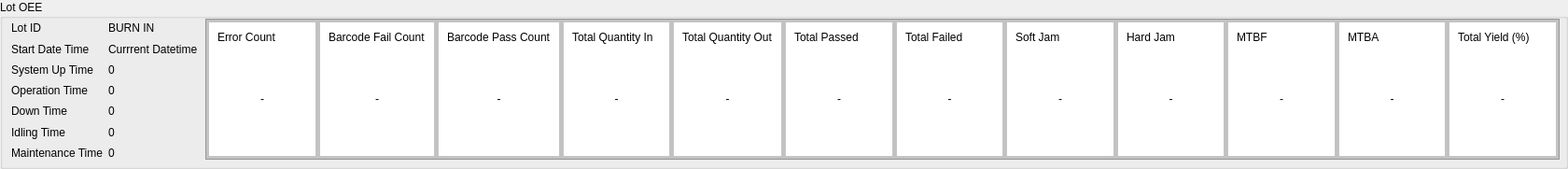
                <widget class="QGroupBox" name="Lot_OEE_group">
                 <property name="styleSheet">
                  <string notr="true"/>
                 </property>
                 <property name="title">
                  <string>Lot OEE</string>
                 </property>
                 <property name="flat">
                  <bool>false</bool>
                 </property>
                 <widget class="QFrame" name="frame_27">
                  <property name="geometry">
                   <rect>
                    <x>220</x>
                    <y>20</y>
                    <width>1451</width>
                    <height>151</height>
                   </rect>
                  </property>
                  <property name="styleSheet">
                   <string notr="true">background-color: rgb(194, 194, 194);</string>
                  </property>
                  <property name="frameShape">
                   <enum>QFrame::StyledPanel</enum>
                  </property>
                  <property name="frameShadow">
                   <enum>QFrame::Raised</enum>
                  </property>
                  <layout class="QHBoxLayout" name="horizontalLayout_21">
                   <property name="spacing">
                    <number>3</number>
                   </property>
                   <property name="leftMargin">
                    <number>2</number>
                   </property>
                   <property name="topMargin">
                    <number>2</number>
                   </property>
                   <property name="rightMargin">
                    <number>2</number>
                   </property>
                   <property name="bottomMargin">
                    <number>2</number>
                   </property>
                   <item>
                    <widget class="QFrame" name="frame_31">
                     <property name="styleSheet">
                      <string notr="true">background-color: rgb(255, 255, 255);</string>
                     </property>
                     <property name="frameShape">
                      <enum>QFrame::StyledPanel</enum>
                     </property>
                     <property name="frameShadow">
                      <enum>QFrame::Raised</enum>
                     </property>
                     <layout class="QVBoxLayout" name="verticalLayout_17" stretch="0,1">
                      <item>
                       <widget class="QLabel" name="Error_Count">
                        <property name="text">
                         <string>Error Count</string>
                        </property>
                        <property name="alignment">
                         <set>Qt::AlignLeading|Qt::AlignLeft|Qt::AlignVCenter</set>
                        </property>
                       </widget>
                      </item>
                      <item>
                       <widget class="QLabel" name="error_count_label">
                        <property name="text">
                         <string>-</string>
                        </property>
                        <property name="alignment">
                         <set>Qt::AlignCenter</set>
                        </property>
                       </widget>
                      </item>
                     </layout>
                    </widget>
                   </item>
                   <item>
                    <widget class="QFrame" name="frame_32">
                     <property name="styleSheet">
                      <string notr="true">background-color: rgb(255, 255, 255);</string>
                     </property>
                     <property name="frameShape">
                      <enum>QFrame::StyledPanel</enum>
                     </property>
                     <property name="frameShadow">
                      <enum>QFrame::Raised</enum>
                     </property>
                     <layout class="QVBoxLayout" name="verticalLayout_19" stretch="0,1">
                      <item>
                       <widget class="QLabel" name="Barcode_Fail_Count">
                        <property name="text">
                         <string>Barcode Fail Count</string>
                        </property>
                        <property name="alignment">
                         <set>Qt::AlignLeading|Qt::AlignLeft|Qt::AlignVCenter</set>
                        </property>
                       </widget>
                      </item>
                      <item>
                       <widget class="QLabel" name="barcode_fail_count_label">
                        <property name="text">
                         <string>-</string>
                        </property>
                        <property name="alignment">
                         <set>Qt::AlignCenter</set>
                        </property>
                       </widget>
                      </item>
                     </layout>
                    </widget>
                   </item>
                   <item>
                    <widget class="QFrame" name="frame_42">
                     <property name="styleSheet">
                      <string notr="true">background-color: rgb(255, 255, 255);</string>
                     </property>
                     <property name="frameShape">
                      <enum>QFrame::StyledPanel</enum>
                     </property>
                     <property name="frameShadow">
                      <enum>QFrame::Raised</enum>
                     </property>
                     <layout class="QVBoxLayout" name="verticalLayout_41" stretch="0,1">
                      <item>
                       <widget class="QLabel" name="Barcode_Pass_Count">
                        <property name="text">
                         <string>Barcode Pass Count</string>
                        </property>
                        <property name="alignment">
                         <set>Qt::AlignLeading|Qt::AlignLeft|Qt::AlignVCenter</set>
                        </property>
                       </widget>
                      </item>
                      <item>
                       <widget class="QLabel" name="barcode_pass_count_label">
                        <property name="text">
                         <string>-</string>
                        </property>
                        <property name="alignment">
                         <set>Qt::AlignCenter</set>
                        </property>
                       </widget>
                      </item>
                     </layout>
                    </widget>
                   </item>
                   <item>
                    <widget class="QFrame" name="frame_33">
                     <property name="styleSheet">
                      <string notr="true">background-color: rgb(255, 255, 255);</string>
                     </property>
                     <property name="frameShape">
                      <enum>QFrame::StyledPanel</enum>
                     </property>
                     <property name="frameShadow">
                      <enum>QFrame::Raised</enum>
                     </property>
                     <layout class="QVBoxLayout" name="verticalLayout_26" stretch="0,1">
                      <item>
                       <widget class="QLabel" name="Total_Quantity_In">
                        <property name="text">
                         <string>Total Quantity In</string>
                        </property>
                        <property name="alignment">
                         <set>Qt::AlignLeading|Qt::AlignLeft|Qt::AlignVCenter</set>
                        </property>
                       </widget>
                      </item>
                      <item>
                       <widget class="QLabel" name="total_quantity_in_label">
                        <property name="text">
                         <string>-</string>
                        </property>
                        <property name="alignment">
                         <set>Qt::AlignCenter</set>
                        </property>
                       </widget>
                      </item>
                     </layout>
                    </widget>
                   </item>
                   <item>
                    <widget class="QFrame" name="frame_34">
                     <property name="styleSheet">
                      <string notr="true">background-color: rgb(255, 255, 255);</string>
                     </property>
                     <property name="frameShape">
                      <enum>QFrame::StyledPanel</enum>
                     </property>
                     <property name="frameShadow">
                      <enum>QFrame::Raised</enum>
                     </property>
                     <layout class="QVBoxLayout" name="verticalLayout_27" stretch="0,1">
                      <item>
                       <widget class="QLabel" name="Total_Quantity_Out">
                        <property name="text">
                         <string>Total Quantity Out</string>
                        </property>
                        <property name="alignment">
                         <set>Qt::AlignLeading|Qt::AlignLeft|Qt::AlignVCenter</set>
                        </property>
                       </widget>
                      </item>
                      <item>
                       <widget class="QLabel" name="total_quantity_out_label">
                        <property name="text">
                         <string>-</string>
                        </property>
                        <property name="alignment">
                         <set>Qt::AlignCenter</set>
                        </property>
                       </widget>
                      </item>
                     </layout>
                    </widget>
                   </item>
                   <item>
                    <widget class="QFrame" name="frame_35">
                     <property name="styleSheet">
                      <string notr="true">background-color: rgb(255, 255, 255);</string>
                     </property>
                     <property name="frameShape">
                      <enum>QFrame::StyledPanel</enum>
                     </property>
                     <property name="frameShadow">
                      <enum>QFrame::Raised</enum>
                     </property>
                     <layout class="QVBoxLayout" name="verticalLayout_28" stretch="0,1">
                      <item>
                       <widget class="QLabel" name="Total_Passed">
                        <property name="text">
                         <string>Total Passed</string>
                        </property>
                        <property name="alignment">
                         <set>Qt::AlignLeading|Qt::AlignLeft|Qt::AlignVCenter</set>
                        </property>
                       </widget>
                      </item>
                      <item>
                       <widget class="QLabel" name="total_passed_label">
                        <property name="text">
                         <string>-</string>
                        </property>
                        <property name="alignment">
                         <set>Qt::AlignCenter</set>
                        </property>
                       </widget>
                      </item>
                     </layout>
                    </widget>
                   </item>
                   <item>
                    <widget class="QFrame" name="frame_37">
                     <property name="styleSheet">
                      <string notr="true">background-color: rgb(255, 255, 255);</string>
                     </property>
                     <property name="frameShape">
                      <enum>QFrame::StyledPanel</enum>
                     </property>
                     <property name="frameShadow">
                      <enum>QFrame::Raised</enum>
                     </property>
                     <layout class="QVBoxLayout" name="verticalLayout_36" stretch="0,1">
                      <item>
                       <widget class="QLabel" name="Total_Failed">
                        <property name="text">
                         <string>Total Failed</string>
                        </property>
                        <property name="alignment">
                         <set>Qt::AlignLeading|Qt::AlignLeft|Qt::AlignVCenter</set>
                        </property>
                       </widget>
                      </item>
                      <item>
                       <widget class="QLabel" name="total_failed_label">
                        <property name="text">
                         <string>-</string>
                        </property>
                        <property name="alignment">
                         <set>Qt::AlignCenter</set>
                        </property>
                       </widget>
                      </item>
                     </layout>
                    </widget>
                   </item>
                   <item>
                    <widget class="QFrame" name="frame_36">
                     <property name="styleSheet">
                      <string notr="true">background-color: rgb(255, 255, 255);</string>
                     </property>
                     <property name="frameShape">
                      <enum>QFrame::StyledPanel</enum>
                     </property>
                     <property name="frameShadow">
                      <enum>QFrame::Raised</enum>
                     </property>
                     <layout class="QVBoxLayout" name="verticalLayout_29" stretch="0,1">
                      <item>
                       <widget class="QLabel" name="Soft_Jam">
                        <property name="text">
                         <string>Soft Jam</string>
                        </property>
                        <property name="alignment">
                         <set>Qt::AlignLeading|Qt::AlignLeft|Qt::AlignVCenter</set>
                        </property>
                       </widget>
                      </item>
                      <item>
                       <widget class="QLabel" name="soft_jam_label">
                        <property name="text">
                         <string>-</string>
                        </property>
                        <property name="alignment">
                         <set>Qt::AlignCenter</set>
                        </property>
                       </widget>
                      </item>
                     </layout>
                    </widget>
                   </item>
                   <item>
                    <widget class="QFrame" name="frame_38">
                     <property name="styleSheet">
                      <string notr="true">background-color: rgb(255, 255, 255);</string>
                     </property>
                     <property name="frameShape">
                      <enum>QFrame::StyledPanel</enum>
                     </property>
                     <property name="frameShadow">
                      <enum>QFrame::Raised</enum>
                     </property>
                     <layout class="QVBoxLayout" name="verticalLayout_37" stretch="0,1">
                      <item>
                       <widget class="QLabel" name="Hard_Jam">
                        <property name="text">
                         <string>Hard Jam</string>
                        </property>
                        <property name="alignment">
                         <set>Qt::AlignLeading|Qt::AlignLeft|Qt::AlignVCenter</set>
                        </property>
                       </widget>
                      </item>
                      <item>
                       <widget class="QLabel" name="hard_jam_label">
                        <property name="text">
                         <string>-</string>
                        </property>
                        <property name="alignment">
                         <set>Qt::AlignCenter</set>
                        </property>
                       </widget>
                      </item>
                     </layout>
                    </widget>
                   </item>
                   <item>
                    <widget class="QFrame" name="frame_39">
                     <property name="styleSheet">
                      <string notr="true">background-color: rgb(255, 255, 255);</string>
                     </property>
                     <property name="frameShape">
                      <enum>QFrame::StyledPanel</enum>
                     </property>
                     <property name="frameShadow">
                      <enum>QFrame::Raised</enum>
                     </property>
                     <layout class="QVBoxLayout" name="verticalLayout_38" stretch="0,1">
                      <item>
                       <widget class="QLabel" name="MTBF">
                        <property name="text">
                         <string>MTBF</string>
                        </property>
                        <property name="alignment">
                         <set>Qt::AlignLeading|Qt::AlignLeft|Qt::AlignVCenter</set>
                        </property>
                       </widget>
                      </item>
                      <item>
                       <widget class="QLabel" name="mtbf_label">
                        <property name="text">
                         <string>-</string>
                        </property>
                        <property name="alignment">
                         <set>Qt::AlignCenter</set>
                        </property>
                       </widget>
                      </item>
                     </layout>
                    </widget>
                   </item>
                   <item>
                    <widget class="QFrame" name="frame_41">
                     <property name="styleSheet">
                      <string notr="true">background-color: rgb(255, 255, 255);</string>
                     </property>
                     <property name="frameShape">
                      <enum>QFrame::StyledPanel</enum>
                     </property>
                     <property name="frameShadow">
                      <enum>QFrame::Raised</enum>
                     </property>
                     <layout class="QVBoxLayout" name="verticalLayout_40" stretch="0,1">
                      <item>
                       <widget class="QLabel" name="MTBA">
                        <property name="text">
                         <string>MTBA</string>
                        </property>
                        <property name="alignment">
                         <set>Qt::AlignLeading|Qt::AlignLeft|Qt::AlignVCenter</set>
                        </property>
                       </widget>
                      </item>
                      <item>
                       <widget class="QLabel" name="mtba_label">
                        <property name="text">
                         <string>-</string>
                        </property>
                        <property name="alignment">
                         <set>Qt::AlignCenter</set>
                        </property>
                       </widget>
                      </item>
                     </layout>
                    </widget>
                   </item>
                   <item>
                    <widget class="QFrame" name="frame_40">
                     <property name="styleSheet">
                      <string notr="true">background-color: rgb(255, 255, 255);</string>
                     </property>
                     <property name="frameShape">
                      <enum>QFrame::StyledPanel</enum>
                     </property>
                     <property name="frameShadow">
                      <enum>QFrame::Raised</enum>
                     </property>
                     <layout class="QVBoxLayout" name="verticalLayout_39" stretch="0,1">
                      <item>
                       <widget class="QLabel" name="Total_Yield">
                        <property name="text">
                         <string>Total Yield (%)</string>
                        </property>
                        <property name="alignment">
                         <set>Qt::AlignLeading|Qt::AlignLeft|Qt::AlignVCenter</set>
                        </property>
                       </widget>
                      </item>
                      <item>
                       <widget class="QLabel" name="total_yield_label">
                        <property name="text">
                         <string>-</string>
                        </property>
                        <property name="alignment">
                         <set>Qt::AlignCenter</set>
                        </property>
                       </widget>
                      </item>
                     </layout>
                    </widget>
                   </item>
                  </layout>
                 </widget>
                 <widget class="QWidget" name="layoutWidget">
                  <property name="geometry">
                   <rect>
                    <x>12</x>
                    <y>22</y>
                    <width>201</width>
                    <height>150</height>
                   </rect>
                  </property>
                  <layout class="QGridLayout" name="lot_oee_info_group">
                   <property name="sizeConstraint">
                    <enum>QLayout::SetDefaultConstraint</enum>
                   </property>
                   <item row="0" column="0">
                    <widget class="QLabel" name="Lot_ID">
                     <property name="text">
                      <string>Lot ID</string>
                     </property>
                    </widget>
                   </item>
                   <item row="0" column="1">
                    <widget class="QLabel" name="lot_id_label">
                     <property name="text">
                      <string>BURN IN</string>
                     </property>
                    </widget>
                   </item>
                   <item row="1" column="0">
                    <widget class="QLabel" name="Start_Date_Time">
                     <property name="text">
                      <string>Start Date Time</string>
                     </property>
                    </widget>
                   </item>
                   <item row="1" column="1">
                    <widget class="QLabel" name="start_datetime_label">
                     <property name="text">
                      <string>Currrent Datetime</string>
                     </property>
                    </widget>
                   </item>
                   <item row="2" column="0">
                    <widget class="QLabel" name="System_Up_Time">
                     <property name="text">
                      <string>System Up Time</string>
                     </property>
                    </widget>
                   </item>
                   <item row="2" column="1">
                    <widget class="QLabel" name="system_up_time_label">
                     <property name="text">
                      <string>0</string>
                     </property>
                    </widget>
                   </item>
                   <item row="3" column="0">
                    <widget class="QLabel" name="Operation_Time">
                     <property name="text">
                      <string>Operation Time</string>
                     </property>
                    </widget>
                   </item>
                   <item row="3" column="1">
                    <widget class="QLabel" name="operation_time_label">
                     <property name="text">
                      <string>0</string>
                     </property>
                    </widget>
                   </item>
                   <item row="4" column="0">
                    <widget class="QLabel" name="Down_Time">
                     <property name="text">
                      <string>Down Time</string>
                     </property>
                    </widget>
                   </item>
                   <item row="4" column="1">
                    <widget class="QLabel" name="down_time_label">
                     <property name="text">
                      <string>0</string>
                     </property>
                    </widget>
                   </item>
                   <item row="5" column="0">
                    <widget class="QLabel" name="Idling_Time">
                     <property name="text">
                      <string>Idling Time</string>
                     </property>
                    </widget>
                   </item>
                   <item row="5" column="1">
                    <widget class="QLabel" name="idling_time_label">
                     <property name="text">
                      <string>0</string>
                     </property>
                    </widget>
                   </item>
                   <item row="6" column="0">
                    <widget class="QLabel" name="Maintenance_Time">
                     <property name="text">
                      <string>Maintenance Time</string>
                     </property>
                    </widget>
                   </item>
                   <item row="6" column="1">
                    <widget class="QLabel" name="maintenance_time_label">
                     <property name="text">
                      <string>0</string>
                     </property>
                    </widget>
                   </item>
                  </layout>
                 </widget>
                </widget>
